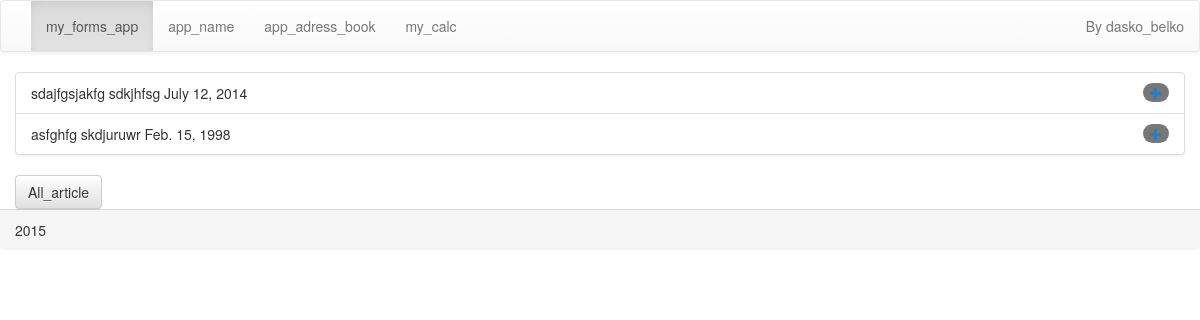
/my_forms_app/list_authors, run on the app's committed database.
### my_forms_app/models.py (models this page shows, shortened)
class AuthorTest(models.Model):
    first_name = models.CharField(max_length=100)
    last_name = models.CharField(max_length=100)
    birth_date = models.DateField(blank=True, null=True)

### my_forms_app/views.py (the view)
class AuthorsListView(MyMixinClass, generic.ListView):
    template_name = 'app/list_authors.html'
    context_object_name = 'author_list'
    model = AuthorTest

### my_forms_app/views.py (called while the page is built)
    def get_context_data(self, **kwargs):
        print 123
        context = super(MyMixinClass, self).get_context_data(**kwargs)
        context['title'] = "my_forms_app"
        return context

### my_forms_app/templates/app/list_authors.html (shortened to what this page needs)
{% extends "base_template.html" %}
{% block body_app %}
{% if author_list %}
    <ul class="list-group">
        {% for author in author_list %}
            <li class="list-group-item">
                <span class="badge">
                    <a href="{% url 'my_forms_app:add_article' %}">
                        <span class="glyphicon glyphicon-plus"></span>
                   </a>
                </span>
                    {{ author.first_name }}
                    {{ author.last_name }}
                    {{ author.birth_date }}
            </li>
        {% endfor %}
    </ul>
        <a href="{% url 'my_forms_app:list_articles' %}" class="btn btn-default">
                     All_article</a>
{% else %}
    <p>The list of authors is empty.</p>
{% endif %}
{% endblock %}

### data on the page
AuthorTest: first_name "sdajfgsjakfg", last_name "sdkjhfsg", birth_date "July 12, 2014"
AuthorTest: first_name "asfghfg", last_name "skdjuruwr", birth_date "Feb. 15, 1998"

### other printed values
{{ k }} "my_forms_app" "app_name" "app_adress_book" "my_calc"
